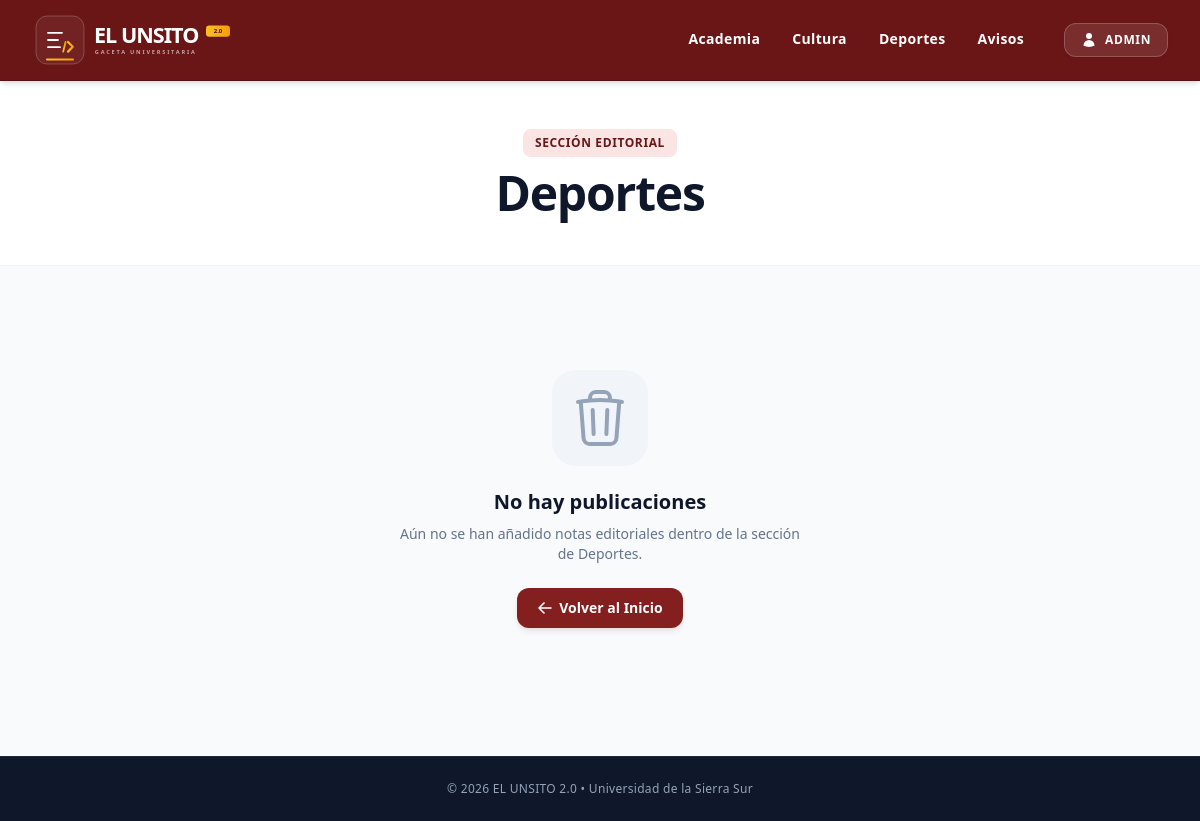
/seccion/deportes, run on an earlier commit of the app's database.
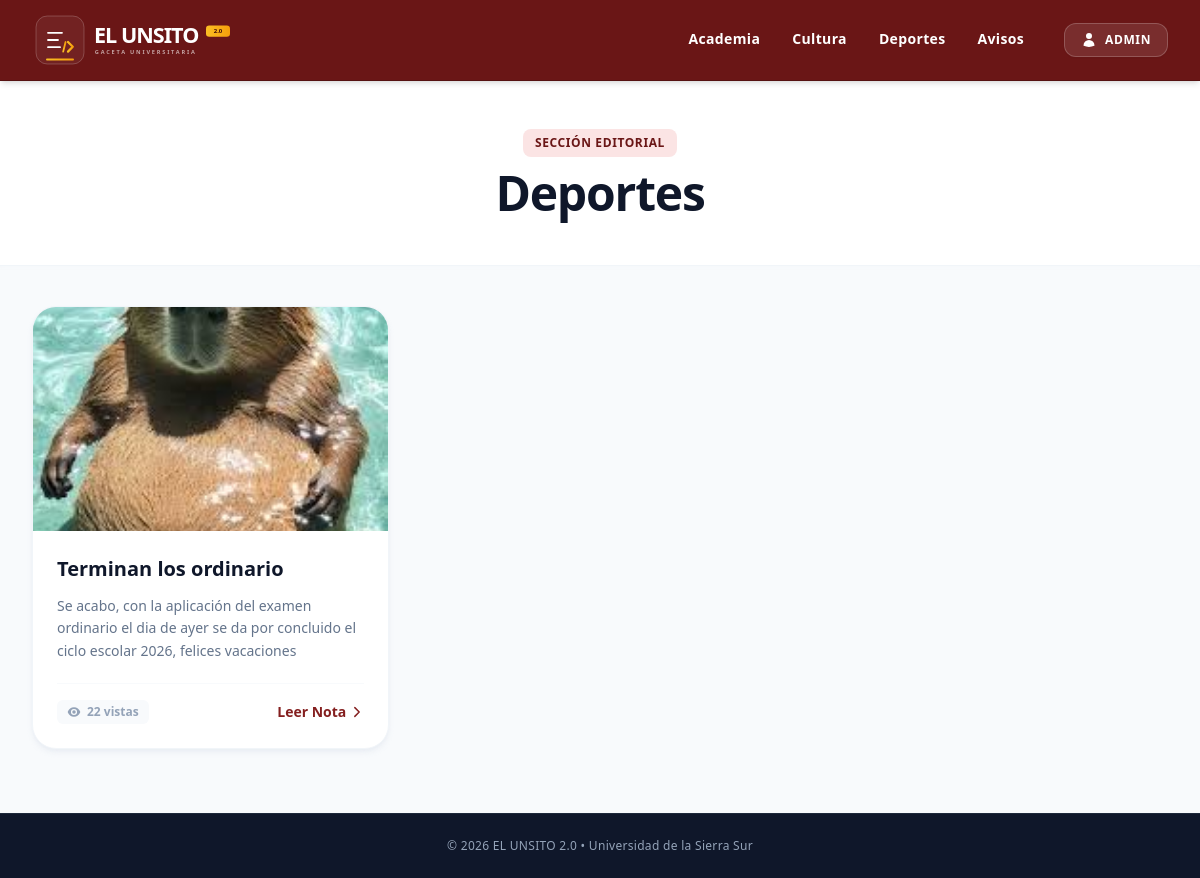
And on a later commit of the database.
### app/models.py (models this page shows)
class Seccion(Base):
    __tablename__ = "secciones"
    id = Column(Integer, primary_key=True, index=True)
    nombre = Column(String, unique=True, index=True)
    slug = Column(String, unique=True, index=True)
    noticias = relationship("Noticia", back_populates="seccion")

class Noticia(Base):
    __tablename__ = "noticias"
    id = Column(Integer, primary_key=True, index=True)
    titulo = Column(String, nullable=False)
    contenido = Column(Text, nullable=False)
    imagen_url = Column(String, nullable=True)
    fecha_creacion = Column(DateTime, default=datetime.utcnow)
    fecha_modificacion = Column(DateTime, default=datetime.utcnow, onupdate=datetime.utcnow)
    visitas = Column(Integer, default=0)
    seccion_id = Column(Integer, ForeignKey("secciones.id"))
    seccion = relationship("Seccion", back_populates="noticias")

### app/main.py (the view)
@app.get("/seccion/{slug}")
def ver_seccion(slug: str, request: Request, db: Session = Depends(get_db)):
    seccion = db.query(models.Seccion).filter(
        (models.Seccion.slug == slug.lower()) |
        (models.Seccion.nombre.ilike(slug))
    ).first()
    if not seccion:
        raise HTTPException(status_code=404, detail="Sección no encontrada")
    noticias = crud.obtener_noticias_por_seccion(db, seccion_slug=seccion.slug)
    return templates.TemplateResponse(
        request,
        "seccion.html",
        {"seccion": seccion, "noticias": noticias}
    )

### app/templates/seccion.html (shortened to what the changed rows need)
<!DOCTYPE html>
<html lang="es" class="h-full bg-slate-50">
<head>
    <script src="https://cdn.tailwindcss.com"></script>
</head>
<body class="flex flex-col min-h-full font-sans antialiased text-slate-800">
    <header class="bg-white py-12 border-b border-slate-100 mb-10 shadow-sm shadow-slate-100/50">
        <div class="max-w-7xl mx-auto px-4 sm:px-6 lg:px-8 text-center">
            <span class="inline-block bg-institucional-100 text-institucional-700 font-extrabold text-xs tracking-wider uppercase px-3 py-1.5 rounded-lg mb-3">
                Sección Editorial
            </span>
            <h1 class="text-4xl sm:text-5xl font-black text-slate-900 tracking-tight">
                {{ seccion.nombre }}
            </h1>
        </div>
    </header>
    <main class="flex-grow max-w-7xl w-full mx-auto px-4 sm:px-6 lg:px-8 mb-16">
        {% if noticias %}
            <div class="grid grid-cols-1 md:grid-cols-2 lg:grid-cols-3 gap-8">
                {% for noticia in noticias %}
                <article class="bg-white rounded-3xl shadow-md shadow-slate-200/60 border border-slate-100 overflow-hidden flex flex-col transform hover:-translate-y-1 hover:shadow-xl transition-all duration-300">
                    <div class="h-56 w-full bg-slate-100 overflow-hidden relative">
                        <img src="{{ noticia.imagen_url }}" class="w-full h-full object-cover object-center" alt="Portada de la nota">
                    </div>
                    <div class="p-6 flex flex-col flex-grow">
                        <h2 class="text-xl font-bold text-slate-900 line-clamp-2 mb-3 leading-snug">
                            {{ noticia.titulo }}
                        </h2>
                        <p class="text-slate-500 text-sm line-clamp-3 flex-grow mb-5 leading-relaxed">
                            {{ noticia.contenido }}
                        </p>
                        <div class="flex items-center justify-between pt-4 border-t border-slate-50">
                            <span class="inline-flex items-center gap-1.5 text-xs font-semibold text-slate-400 bg-slate-50 px-2.5 py-1 rounded-md">
                                {{ noticia.visitas }} vistas
                            </span>
                            <a href="/noticia/{{ noticia.id }}" class="inline-flex items-center gap-1 text-sm font-bold text-institucional-600 hover:text-institucional-800 transition-colors group">
                                Leer Nota
                                <svg xmlns="http://www.w3.org/2000/svg" fill="none" viewBox="0 0 24 24" stroke-width="2.5" stroke="currentColor" class="w-3.5 h-3.5 group-hover:translate-x-0.5 transition-transform">
                                    <path stroke-linecap="round" stroke-linejoin="round" d="m8.25 4.5 7.5 7.5-7.5 7.5" />
                                </svg>
                            </a>
                        </div>
                    </div>
                </article>
                {% endfor %}
            </div>
        {% else %}
            <div class="max-w-md mx-auto text-center py-16 px-4">
                <div class="bg-slate-100 p-4 rounded-3xl inline-block mb-4 text-slate-400">
                </div>
                <h3 class="text-xl font-bold text-slate-900 mb-2">No hay publicaciones</h3>
                <p class="text-slate-500 text-sm mb-6">Aún no se han añadido notas editoriales dentro de la sección de {{ seccion.nombre }}.</p>
                <a href="/" class="inline-flex items-center gap-1.5 bg-institucional-600 hover:bg-institucional-700 text-white font-bold text-sm px-5 py-2.5 rounded-xl shadow-md shadow-institucional-600/10 transition-all">
                    <svg xmlns="http://www.w3.org/2000/svg" fill="none" viewBox="0 0 24 24" stroke-width="2.5" stroke="currentColor" class="w-4 h-4">
                        <path stroke-linecap="round" stroke-linejoin="round" d="M10.5 19.5 3 12m0 0 7.5-7.5M3 12h18" />
                    </svg>
                    Volver al Inicio
                </a>
            </div>
        {% endif %}
    </main>
</body>
</html>

What changed in the data, as far as the page shows it:
shown differently, row unchanged: Seccion "Deportes": nombre "Deportes" → (not shown)
now on this page (row edited): Noticia: imagen_url (picture), titulo "Terminan los ordinario", contenido "Se acabo, con la aplicación del examen ordinario el dia de ayer se da por concluido el ciclo escolar 2026, felices vacaciones", visitas "22"
Also different on the page:
text no longer shown: "No hay publicaciones Aún no se han añadido notas editoriales dentro de la sección de . Volver al Inicio"
